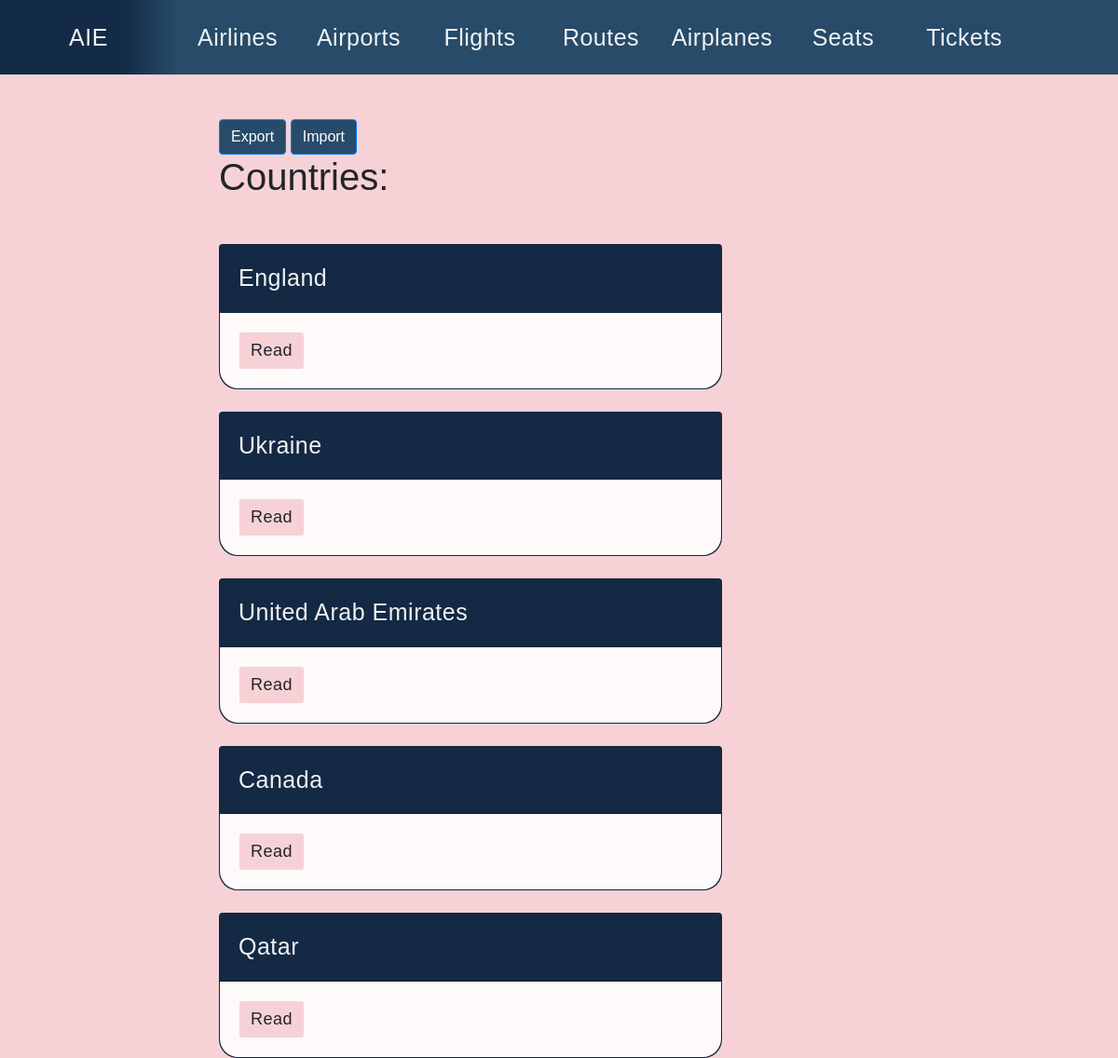
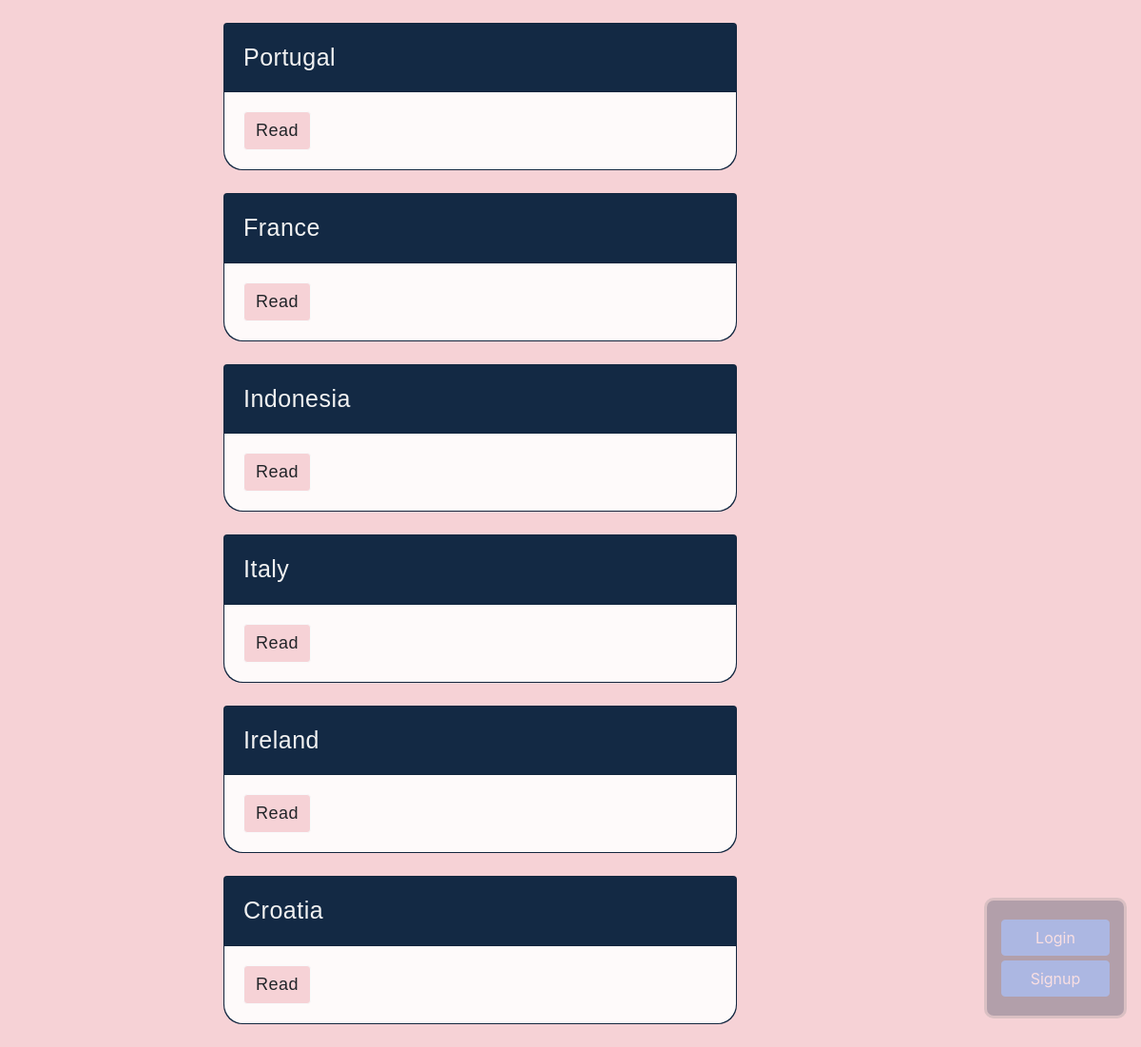
Screenshot of /airtickets/countries/ with the database file from the repository (2 pictures, top to bottom).
### airtickets/models.py (models this page shows, shortened)
class Country(models.Model):
    name = models.CharField(max_length=50, db_index=True, unique=True)
    slug = models.SlugField(max_length=50, unique=True, blank=True)
    def get_absolute_url(self):
        return reverse('country_detail_url', kwargs={'slug': self.slug})

### airtickets/views.py (the view)
# urls.py: path('countries/', countries_list, name='countries_list_url'),
def countries_list(request):
    countries = Country.objects.all()
    return render(request, 'airtickets/countries_list.html', context={'countries': countries})

### airtickets/templates/airtickets/countries_list.html (shortened to what this page needs)
{% extends 'airtickets/base_airtickets.html' %}
{% block content %}
    <a href="{% url 'export_countries_url' %}" class="btn btn-primary" style="background: #274b69"> Export </a>
    <a href="{% url 'import_countries_url' %}" class="btn btn-primary" style="background: #274b69"> Import </a>
    <h1 class="mb-5">Countries:</h1>
    {% for country in countries %}
        {% include 'airtickets/includes/country_card_template.html' %}
    {% endfor %}
{% endblock %}

### airtickets/templates/airtickets/includes/country_card_template.html
<div class="card mb-4"
     style="background: #142b47;
            font-size: 18px;
            color: #f2f2f2;
            font-family: sans-serif;
            letter-spacing:0.5px;
            border-bottom-left-radius: 20px;
            border-bottom-right-radius: 20px;">
    <div class="card-header">
        <p style="font-size: 25px;"> {{ country.name }} </p>
    </div>
    <div class="card-body"
         style="background: #fefafa;
                border-bottom-left-radius: 20px;
                border-bottom-right-radius: 20px;">
        <a href="{{ country.get_absolute_url }}"
           class="btn btn-light"
           style="font-size: 18px;
                  background: #f6d2d6;
                  font-family: sans-serif;
                  letter-spacing:0.5px;">Read</a>
    </div>
</div>

### static/css/styles.css (style rules this page uses)
body { background-image: url(/static/images/back.jpg) }

### templates/base.html (style rules this page uses)
.admin-panel a,p { display: block; margin: 5px 0; }
body { background: #f6d2d6 url(/static/images/bg_palitra.png) no-repeat; background-attachment:fixed; background-size: contain; background-position:190px; }

### rows the page displays
Country: name "England"
Country: name "Ukraine"
Country: name "United Arab Emirates"
Country: name "Canada"
Country: name "Qatar"
Country: name "Portugal"
Country: name "France"
Country: name "Indonesia"
Country: name "Italy"
Country: name "Ireland"
Country: name "Croatia"
